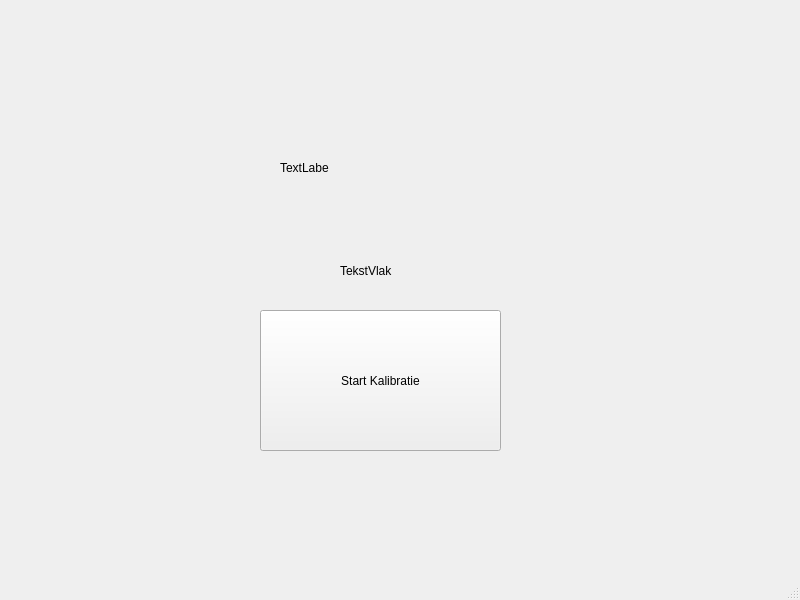
<?xml version="1.0" encoding="UTF-8"?>
<ui version="4.0">
 <class>MainWindow</class>
 <widget class="QMainWindow" name="MainWindow">
  <property name="geometry">
   <rect>
    <x>0</x>
    <y>0</y>
    <width>800</width>
    <height>600</height>
   </rect>
  </property>
  <property name="windowTitle">
   <string>MainWindow</string>
  </property>
  <widget class="QWidget" name="centralwidget">
   <widget class="QPushButton" name="pushButton">
    <property name="geometry">
     <rect>
      <x>260</x>
      <y>310</y>
      <width>241</width>
      <height>141</height>
     </rect>
    </property>
    <property name="text">
     <string>Start Kalibratie</string>
    </property>
   </widget>
   <widget class="QLabel" name="label">
    <property name="geometry">
     <rect>
      <x>340</x>
      <y>240</y>
      <width>131</width>
      <height>61</height>
     </rect>
    </property>
    <property name="text">
     <string>TekstVlak</string>
    </property>
   </widget>
   <widget class="QLabel" name="label_2">
    <property name="geometry">
     <rect>
      <x>280</x>
      <y>160</y>
      <width>49</width>
      <height>16</height>
     </rect>
    </property>
    <property name="text">
     <string>TextLabel</string>
    </property>
   </widget>
  </widget>
  <widget class="QMenuBar" name="menubar">
   <property name="geometry">
    <rect>
     <x>0</x>
     <y>0</y>
     <width>800</width>
     <height>33</height>
    </rect>
   </property>
  </widget>
  <widget class="QStatusBar" name="statusbar"/>
 </widget>
 <resources/>
 <connections/>
</ui>
